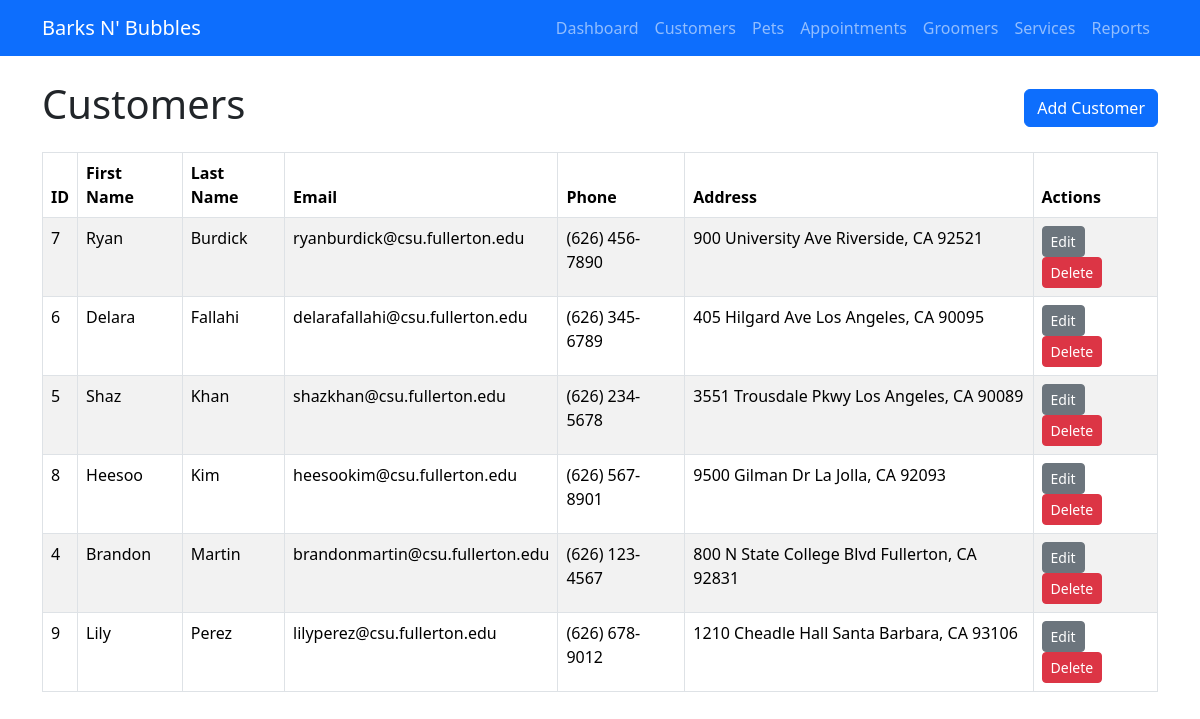
Page /customers on the committed database.
### tables this page shows
CREATE TABLE customer (
            customerID INTEGER PRIMARY KEY AUTOINCREMENT,
            customerFName TEXT NOT NULL,
            customerLName TEXT NOT NULL,
            customerEmail TEXT,
            customerPhone TEXT,
            customerAddress TEXT,
            customerAlt TEXT
        );

### app.py (the view)
@app.route("/customers")
def customers():
    connection = get_db_connection()
    customers = connection.execute(
        "SELECT * FROM customer ORDER BY customerLName, customerFName"
    ).fetchall()
    connection.close()
    return render_template("customers.html", customers=customers)

### app.py (called while the page is built)
def get_db_connection():
    connection = sqlite3.connect("barksnbubbles.db")
    connection.row_factory = sqlite3.Row
    return connection

### templates/customers.html (shortened to what this page needs)
{% extends "base.html" %}
{% block content %}
<div class="d-flex justify-content-between align-items-center mb-3">
    <h1>Customers</h1>
    <a href="/customers/add" class="btn btn-primary">
        Add Customer
    </a>
</div>
<table class="table table-bordered table-striped">
    <thead>
        <tr>
            <th>ID</th>
            <th>First Name</th>
            <th>Last Name</th>
            <th>Email</th>
            <th>Phone</th>
            <th>Address</th>
            <th>Actions</th>
        </tr>
    </thead>
    <tbody>
        {% for customer in customers %}
        <tr>
            <td>{{ customer["customerID"] }}</td>
            <td>{{ customer["customerFName"] }}</td>
            <td>{{ customer["customerLName"] }}</td>
            <td>{{ customer["customerEmail"] }}</td>
            <td>{{ customer["customerPhone"] }}</td>
            <td>{{ customer["customerAddress"] }}</td>
            <td>
                <a
                    href="/customers/edit/{{ customer['customerID'] }}"
                    class="btn btn-secondary btn-sm"
                >
                    Edit
                </a>
                <form
                    action="/customers/delete/{{ customer['customerID'] }}"
                    method="POST"
                    class="d-inline"
                    onsubmit="return confirm('Delete this customer?');"
                >
                    <button
                        type="submit"
                        class="btn btn-danger btn-sm"
                    >
                        Delete
                    </button>
                </form>
            </td>
        </tr>
        {% else %}
        <tr>
            <td colspan="7" class="text-center">
                No customers have been added yet.
            </td>
        </tr>
        {% endfor %}
    </tbody>
</table>
{% endblock %}

### templates/base.html (shortened to what this page needs)
<!DOCTYPE html>
<html lang="en">
<head>
    <link
        href="https://cdn.jsdelivr.net/npm/bootstrap@5.3.3/dist/css/bootstrap.min.css"
        rel="stylesheet"
    >
</head>
<body>
    <nav class="navbar navbar-expand-lg navbar-dark bg-primary">
        <div class="container">
            <a class="navbar-brand" href="/">Barks N' Bubbles</a>
            <div class="navbar-nav">
                <a class="nav-link" href="/">Dashboard</a>
                <a class="nav-link" href="/customers">Customers</a>
                <a class="nav-link" href="/pets">Pets</a>
                <a class="nav-link" href="/appointments">Appointments</a>
                <a class="nav-link" href="/groomers">Groomers</a>
                <a class="nav-link" href="/services">Services</a>
                <a class="nav-link" href="/reports">Reports</a>
            </div>
        </div>
    </nav>
    <main class="container mt-4">
        {% block content %}
        {% endblock %}
    </main>
</body>
</html>

### rows in the picture
customer: customerID "7", customerFName "Ryan", customerLName "Burdick", customerEmail "ryanburdick@csu.fullerton.edu", customerPhone "(626) 456-7890", customerAddress "900 University Ave Riverside, CA 92521"
customer: customerID "6", customerFName "Delara", customerLName "Fallahi", customerEmail "delarafallahi@csu.fullerton.edu", customerPhone "(626) 345-6789", customerAddress "405 Hilgard Ave Los Angeles, CA 90095"
customer: customerID "5", customerFName "Shaz", customerLName "Khan", customerEmail "shazkhan@csu.fullerton.edu", customerPhone "(626) 234-5678", customerAddress "3551 Trousdale Pkwy Los Angeles, CA 90089"
customer: customerID "8", customerFName "Heesoo", customerLName "Kim", customerEmail "heesookim@csu.fullerton.edu", customerPhone "(626) 567-8901", customerAddress "9500 Gilman Dr La Jolla, CA 92093"
customer: customerID "4", customerFName "Brandon", customerLName "Martin", customerEmail "brandonmartin@csu.fullerton.edu", customerPhone "(626) 123-4567", customerAddress "800 N State College Blvd Fullerton, CA 92831"
customer: customerID "9", customerFName "Lily", customerLName "Perez", customerEmail "lilyperez@csu.fullerton.edu", customerPhone "(626) 678-9012", customerAddress "1210 Cheadle Hall Santa Barbara, CA 93106"
